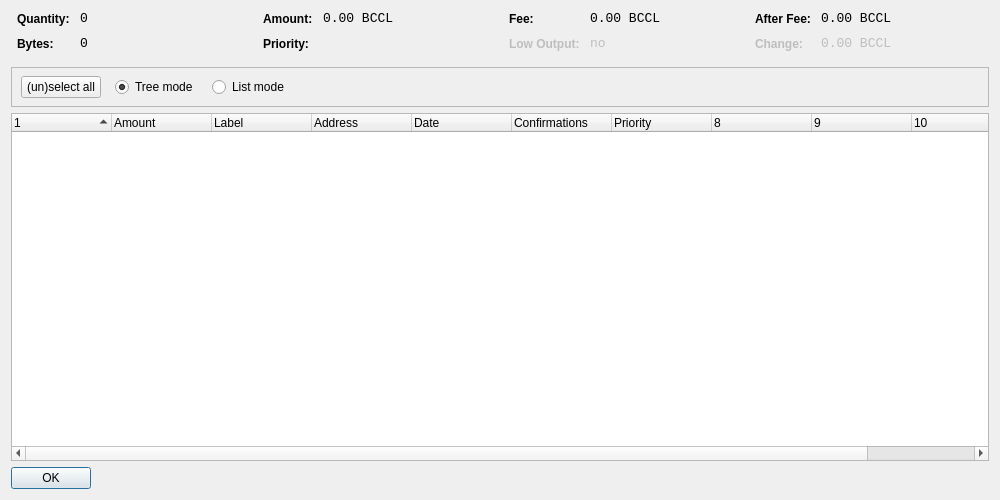
<?xml version="1.0" encoding="UTF-8"?>
<ui version="4.0">
 <class>CoinControlDialog</class>
 <widget class="QDialog" name="CoinControlDialog">
  <property name="geometry">
   <rect>
    <x>0</x>
    <y>0</y>
    <width>1000</width>
    <height>500</height>
   </rect>
  </property>
  <property name="windowTitle">
   <string>Coin Control</string>
  </property>
  <property name="styleSheet">
   <string notr="true">background-image: url(:/images/gr);</string>
  </property>
  <layout class="QVBoxLayout" name="verticalLayout">
   <item>
    <layout class="QHBoxLayout" name="horizontalLayoutTop" stretch="0,0,0,0">
     <property name="topMargin">
      <number>0</number>
     </property>
     <property name="bottomMargin">
      <number>10</number>
     </property>
     <item>
      <layout class="QFormLayout" name="formLayoutCoinControl1">
       <property name="horizontalSpacing">
        <number>10</number>
       </property>
       <property name="verticalSpacing">
        <number>10</number>
       </property>
       <property name="leftMargin">
        <number>6</number>
       </property>
       <property name="rightMargin">
        <number>6</number>
       </property>
       <item row="0" column="0">
        <widget class="QLabel" name="labelCoinControlQuantityText">
         <property name="styleSheet">
          <string notr="true">font-weight:bold;</string>
         </property>
         <property name="text">
          <string>Quantity:</string>
         </property>
        </widget>
       </item>
       <item row="0" column="1">
        <widget class="QLabel" name="labelCoinControlQuantity">
         <property name="font">
          <font>
           <family>Monospace</family>
           <pointsize>10</pointsize>
          </font>
         </property>
         <property name="cursor">
          <cursorShape>IBeamCursor</cursorShape>
         </property>
         <property name="contextMenuPolicy">
          <enum>Qt::ActionsContextMenu</enum>
         </property>
         <property name="text">
          <string notr="true">0</string>
         </property>
         <property name="textInteractionFlags">
          <set>Qt::LinksAccessibleByMouse|Qt::TextSelectableByKeyboard|Qt::TextSelectableByMouse</set>
         </property>
        </widget>
       </item>
       <item row="1" column="0">
        <widget class="QLabel" name="labelCoinControlBytesText">
         <property name="styleSheet">
          <string notr="true">font-weight:bold;</string>
         </property>
         <property name="text">
          <string>Bytes:</string>
         </property>
        </widget>
       </item>
       <item row="1" column="1">
        <widget class="QLabel" name="labelCoinControlBytes">
         <property name="font">
          <font>
           <family>Monospace</family>
           <pointsize>10</pointsize>
          </font>
         </property>
         <property name="cursor">
          <cursorShape>IBeamCursor</cursorShape>
         </property>
         <property name="contextMenuPolicy">
          <enum>Qt::ActionsContextMenu</enum>
         </property>
         <property name="text">
          <string notr="true">0</string>
         </property>
         <property name="textInteractionFlags">
          <set>Qt::LinksAccessibleByMouse|Qt::TextSelectableByKeyboard|Qt::TextSelectableByMouse</set>
         </property>
        </widget>
       </item>
      </layout>
     </item>
     <item>
      <layout class="QFormLayout" name="formLayoutCoinControl2">
       <property name="horizontalSpacing">
        <number>10</number>
       </property>
       <property name="verticalSpacing">
        <number>10</number>
       </property>
       <property name="leftMargin">
        <number>6</number>
       </property>
       <property name="rightMargin">
        <number>6</number>
       </property>
       <item row="0" column="0">
        <widget class="QLabel" name="labelCoinControlAmountText">
         <property name="styleSheet">
          <string notr="true">font-weight:bold;</string>
         </property>
         <property name="text">
          <string>Amount:</string>
         </property>
        </widget>
       </item>
       <item row="0" column="1">
        <widget class="QLabel" name="labelCoinControlAmount">
         <property name="font">
          <font>
           <family>Monospace</family>
           <pointsize>10</pointsize>
          </font>
         </property>
         <property name="cursor">
          <cursorShape>IBeamCursor</cursorShape>
         </property>
         <property name="contextMenuPolicy">
          <enum>Qt::ActionsContextMenu</enum>
         </property>
         <property name="text">
          <string notr="true">0.00 BCCL</string>
         </property>
         <property name="textInteractionFlags">
          <set>Qt::LinksAccessibleByMouse|Qt::TextSelectableByKeyboard|Qt::TextSelectableByMouse</set>
         </property>
        </widget>
       </item>
       <item row="1" column="0">
        <widget class="QLabel" name="labelCoinControlPriorityText">
         <property name="styleSheet">
          <string notr="true">font-weight:bold;</string>
         </property>
         <property name="text">
          <string>Priority:</string>
         </property>
        </widget>
       </item>
       <item row="1" column="1">
        <widget class="QLabel" name="labelCoinControlPriority">
         <property name="font">
          <font>
           <family>Monospace</family>
           <pointsize>10</pointsize>
          </font>
         </property>
         <property name="cursor">
          <cursorShape>IBeamCursor</cursorShape>
         </property>
         <property name="contextMenuPolicy">
          <enum>Qt::ActionsContextMenu</enum>
         </property>
         <property name="text">
          <string/>
         </property>
         <property name="textInteractionFlags">
          <set>Qt::LinksAccessibleByMouse|Qt::TextSelectableByKeyboard|Qt::TextSelectableByMouse</set>
         </property>
        </widget>
       </item>
      </layout>
     </item>
     <item>
      <layout class="QFormLayout" name="formLayoutCoinControl3">
       <property name="horizontalSpacing">
        <number>10</number>
       </property>
       <property name="verticalSpacing">
        <number>10</number>
       </property>
       <property name="leftMargin">
        <number>6</number>
       </property>
       <property name="rightMargin">
        <number>6</number>
       </property>
       <item row="0" column="0">
        <widget class="QLabel" name="labelCoinControlFeeText">
         <property name="styleSheet">
          <string notr="true">font-weight:bold;</string>
         </property>
         <property name="text">
          <string>Fee:</string>
         </property>
        </widget>
       </item>
       <item row="0" column="1">
        <widget class="QLabel" name="labelCoinControlFee">
         <property name="font">
          <font>
           <family>Monospace</family>
           <pointsize>10</pointsize>
          </font>
         </property>
         <property name="cursor">
          <cursorShape>IBeamCursor</cursorShape>
         </property>
         <property name="contextMenuPolicy">
          <enum>Qt::ActionsContextMenu</enum>
         </property>
         <property name="text">
          <string notr="true">0.00 BCCL</string>
         </property>
         <property name="textInteractionFlags">
          <set>Qt::LinksAccessibleByMouse|Qt::TextSelectableByKeyboard|Qt::TextSelectableByMouse</set>
         </property>
        </widget>
       </item>
       <item row="1" column="0">
        <widget class="QLabel" name="labelCoinControlLowOutputText">
         <property name="enabled">
          <bool>false</bool>
         </property>
         <property name="styleSheet">
          <string notr="true">font-weight:bold;</string>
         </property>
         <property name="text">
          <string>Low Output:</string>
         </property>
        </widget>
       </item>
       <item row="1" column="1">
        <widget class="QLabel" name="labelCoinControlLowOutput">
         <property name="enabled">
          <bool>false</bool>
         </property>
         <property name="font">
          <font>
           <family>Monospace</family>
           <pointsize>10</pointsize>
          </font>
         </property>
         <property name="cursor">
          <cursorShape>IBeamCursor</cursorShape>
         </property>
         <property name="contextMenuPolicy">
          <enum>Qt::ActionsContextMenu</enum>
         </property>
         <property name="text">
          <string notr="true">no</string>
         </property>
         <property name="textInteractionFlags">
          <set>Qt::LinksAccessibleByMouse|Qt::TextSelectableByKeyboard|Qt::TextSelectableByMouse</set>
         </property>
        </widget>
       </item>
      </layout>
     </item>
     <item>
      <layout class="QFormLayout" name="formLayoutCoinControl4">
       <property name="horizontalSpacing">
        <number>10</number>
       </property>
       <property name="verticalSpacing">
        <number>10</number>
       </property>
       <property name="leftMargin">
        <number>6</number>
       </property>
       <property name="rightMargin">
        <number>6</number>
       </property>
       <item row="0" column="0">
        <widget class="QLabel" name="labelCoinControlAfterFeeText">
         <property name="styleSheet">
          <string notr="true">font-weight:bold;</string>
         </property>
         <property name="text">
          <string>After Fee:</string>
         </property>
        </widget>
       </item>
       <item row="0" column="1">
        <widget class="QLabel" name="labelCoinControlAfterFee">
         <property name="font">
          <font>
           <family>Monospace</family>
           <pointsize>10</pointsize>
          </font>
         </property>
         <property name="cursor">
          <cursorShape>IBeamCursor</cursorShape>
         </property>
         <property name="contextMenuPolicy">
          <enum>Qt::ActionsContextMenu</enum>
         </property>
         <property name="text">
          <string notr="true">0.00 BCCL</string>
         </property>
         <property name="textInteractionFlags">
          <set>Qt::LinksAccessibleByMouse|Qt::TextSelectableByKeyboard|Qt::TextSelectableByMouse</set>
         </property>
        </widget>
       </item>
       <item row="1" column="0">
        <widget class="QLabel" name="labelCoinControlChangeText">
         <property name="enabled">
          <bool>false</bool>
         </property>
         <property name="styleSheet">
          <string notr="true">font-weight:bold;</string>
         </property>
         <property name="text">
          <string>Change:</string>
         </property>
        </widget>
       </item>
       <item row="1" column="1">
        <widget class="QLabel" name="labelCoinControlChange">
         <property name="enabled">
          <bool>false</bool>
         </property>
         <property name="font">
          <font>
           <family>Monospace</family>
           <pointsize>10</pointsize>
          </font>
         </property>
         <property name="cursor">
          <cursorShape>IBeamCursor</cursorShape>
         </property>
         <property name="contextMenuPolicy">
          <enum>Qt::ActionsContextMenu</enum>
         </property>
         <property name="text">
          <string notr="true">0.00 BCCL</string>
         </property>
         <property name="textInteractionFlags">
          <set>Qt::LinksAccessibleByMouse|Qt::TextSelectableByKeyboard|Qt::TextSelectableByMouse</set>
         </property>
        </widget>
       </item>
      </layout>
     </item>
    </layout>
   </item>
   <item>
    <widget class="QFrame" name="frame">
     <property name="minimumSize">
      <size>
       <width>0</width>
       <height>40</height>
      </size>
     </property>
     <property name="frameShape">
      <enum>QFrame::StyledPanel</enum>
     </property>
     <property name="frameShadow">
      <enum>QFrame::Sunken</enum>
     </property>
     <widget class="QWidget" name="horizontalLayoutWidget">
      <property name="geometry">
       <rect>
        <x>10</x>
        <y>0</y>
        <width>781</width>
        <height>41</height>
       </rect>
      </property>
      <layout class="QHBoxLayout" name="horizontalLayoutPanel" stretch="0,0,0,0">
       <property name="spacing">
        <number>14</number>
       </property>
       <item>
        <widget class="QPushButton" name="pushButtonSelectAll">
         <property name="sizePolicy">
          <sizepolicy hsizetype="Maximum" vsizetype="Fixed">
           <horstretch>0</horstretch>
           <verstretch>0</verstretch>
          </sizepolicy>
         </property>
         <property name="text">
          <string>(un)select all</string>
         </property>
        </widget>
       </item>
       <item>
        <widget class="QRadioButton" name="radioTreeMode">
         <property name="sizePolicy">
          <sizepolicy hsizetype="Maximum" vsizetype="Fixed">
           <horstretch>0</horstretch>
           <verstretch>0</verstretch>
          </sizepolicy>
         </property>
         <property name="text">
          <string>Tree mode</string>
         </property>
         <property name="checked">
          <bool>true</bool>
         </property>
        </widget>
       </item>
       <item>
        <widget class="QRadioButton" name="radioListMode">
         <property name="sizePolicy">
          <sizepolicy hsizetype="Maximum" vsizetype="Fixed">
           <horstretch>0</horstretch>
           <verstretch>0</verstretch>
          </sizepolicy>
         </property>
         <property name="text">
          <string>List mode</string>
         </property>
        </widget>
       </item>
       <item>
        <spacer name="horizontalSpacer">
         <property name="orientation">
          <enum>Qt::Horizontal</enum>
         </property>
         <property name="sizeHint" stdset="0">
          <size>
           <width>40</width>
           <height>20</height>
          </size>
         </property>
        </spacer>
       </item>
      </layout>
     </widget>
    </widget>
   </item>
   <item>
    <widget class="CoinControlTreeWidget" name="treeWidget">
     <property name="contextMenuPolicy">
      <enum>Qt::CustomContextMenu</enum>
     </property>
     <property name="sortingEnabled">
      <bool>false</bool>
     </property>
     <property name="columnCount">
      <number>11</number>
     </property>
     <attribute name="headerShowSortIndicator" stdset="0">
      <bool>true</bool>
     </attribute>
     <attribute name="headerStretchLastSection">
      <bool>false</bool>
     </attribute>
     <column>
      <property name="text">
       <string/>
      </property>
     </column>
     <column>
      <property name="text">
       <string>Amount</string>
      </property>
     </column>
     <column>
      <property name="text">
       <string>Label</string>
      </property>
     </column>
     <column>
      <property name="text">
       <string>Address</string>
      </property>
     </column>
     <column>
      <property name="text">
       <string>Date</string>
      </property>
     </column>
     <column>
      <property name="text">
       <string>Confirmations</string>
      </property>
      <property name="toolTip">
       <string>Confirmed</string>
      </property>
     </column>
     <column>
      <property name="text">
       <string>Priority</string>
      </property>
     </column>
     <column>
      <property name="text">
       <string/>
      </property>
     </column>
     <column>
      <property name="text">
       <string/>
      </property>
     </column>
     <column>
      <property name="text">
       <string/>
      </property>
     </column>
     <column>
      <property name="text">
       <string/>
      </property>
     </column>
    </widget>
   </item>
   <item>
    <widget class="QDialogButtonBox" name="buttonBox">
     <property name="sizePolicy">
      <sizepolicy hsizetype="Maximum" vsizetype="Fixed">
       <horstretch>0</horstretch>
       <verstretch>0</verstretch>
      </sizepolicy>
     </property>
     <property name="orientation">
      <enum>Qt::Horizontal</enum>
     </property>
     <property name="standardButtons">
      <set>QDialogButtonBox::Ok</set>
     </property>
    </widget>
   </item>
  </layout>
 </widget>
 <customwidgets>
  <customwidget>
   <class>CoinControlTreeWidget</class>
   <extends>QTreeWidget</extends>
   <header>coincontroltreewidget.h</header>
  </customwidget>
 </customwidgets>
 <resources/>
 <connections/>
</ui>
